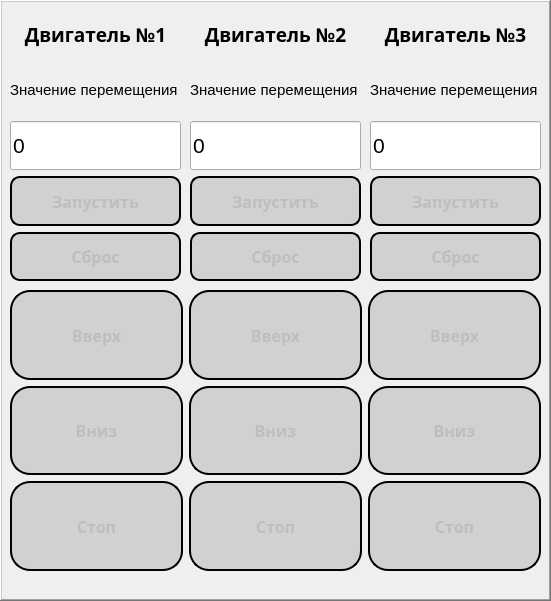
   <widget class="QFrame" name="frame_3">
    <property name="geometry">
     <rect>
      <x>10</x>
      <y>90</y>
      <width>551</width>
      <height>601</height>
     </rect>
    </property>
    <property name="autoFillBackground">
     <bool>true</bool>
    </property>
    <property name="frameShape">
     <enum>QFrame::WinPanel</enum>
    </property>
    <property name="frameShadow">
     <enum>QFrame::Raised</enum>
    </property>
    <widget class="QWidget" name="layoutWidget_3">
     <property name="geometry">
      <rect>
       <x>370</x>
       <y>10</y>
       <width>171</width>
       <height>271</height>
      </rect>
     </property>
     <layout class="QVBoxLayout" name="verticalLayout_5">
      <item>
       <widget class="QLabel" name="label_4">
        <property name="font">
         <font>
          <family>Arial Black</family>
          <pointsize>14</pointsize>
          <weight>75</weight>
          <bold>true</bold>
         </font>
        </property>
        <property name="text">
         <string>Двигатель №3</string>
        </property>
        <property name="alignment">
         <set>Qt::AlignCenter</set>
        </property>
       </widget>
      </item>
      <item>
       <widget class="QLabel" name="label_9">
        <property name="font">
         <font>
          <pointsize>11</pointsize>
          <weight>50</weight>
          <bold>false</bold>
         </font>
        </property>
        <property name="text">
         <string>Значение перемещения</string>
        </property>
       </widget>
      </item>
      <item>
       <widget class="QLineEdit" name="valueX_3">
        <property name="sizePolicy">
         <sizepolicy hsizetype="Expanding" vsizetype="Preferred">
          <horstretch>0</horstretch>
          <verstretch>0</verstretch>
         </sizepolicy>
        </property>
        <property name="font">
         <font>
          <pointsize>16</pointsize>
         </font>
        </property>
        <property name="layoutDirection">
         <enum>Qt::LeftToRight</enum>
        </property>
        <property name="text">
         <string>0</string>
        </property>
       </widget>
      </item>
      <item>
       <widget class="QPushButton" name="targetLaunch_3">
        <property name="enabled">
         <bool>false</bool>
        </property>
        <property name="sizePolicy">
         <sizepolicy hsizetype="Minimum" vsizetype="Preferred">
          <horstretch>0</horstretch>
          <verstretch>0</verstretch>
         </sizepolicy>
        </property>
        <property name="font">
         <font>
          <family>Arial Black</family>
          <pointsize>12</pointsize>
          <weight>75</weight>
          <bold>true</bold>
         </font>
        </property>
        <property name="styleSheet">
         <string notr="true">QPushButton{
border: 2px solid black;
border-radius: 10px;
background-color: rgb(209, 209, 209);
}
QPushButton:hover{
border: 2px solid black;
border-radius: 10px;
background-color:rgb(207, 238, 236);
}
QPushButton:checked{background-color:rgb(0,128,0); border: none}
</string>
        </property>
        <property name="text">
         <string>Запустить</string>
        </property>
        <property name="checkable">
         <bool>true</bool>
        </property>
       </widget>
      </item>
      <item>
       <widget class="QPushButton" name="resetTarget_3">
        <property name="enabled">
         <bool>false</bool>
        </property>
        <property name="sizePolicy">
         <sizepolicy hsizetype="Minimum" vsizetype="Preferred">
          <horstretch>0</horstretch>
          <verstretch>0</verstretch>
         </sizepolicy>
        </property>
        <property name="font">
         <font>
          <family>Arial Black</family>
          <pointsize>12</pointsize>
          <weight>75</weight>
          <bold>true</bold>
         </font>
        </property>
        <property name="styleSheet">
         <string notr="true">QPushButton{
border: 2px solid black;
border-radius: 10px;
background-color: rgb(209, 209, 209);
}
QPushButton:hover{
border: 2px solid black;
border-radius: 10px;
background-color:rgb(207, 238, 236);
}
</string>
        </property>
        <property name="text">
         <string>Сброс</string>
        </property>
       </widget>
      </item>
     </layout>
    </widget>
    <widget class="QWidget" name="layoutWidget">
     <property name="geometry">
      <rect>
       <x>10</x>
       <y>10</y>
       <width>171</width>
       <height>271</height>
      </rect>
     </property>
     <layout class="QVBoxLayout" name="verticalLayout">
      <item>
       <widget class="QLabel" name="label">
        <property name="font">
         <font>
          <family>Arial Black</family>
          <pointsize>14</pointsize>
          <weight>75</weight>
          <bold>true</bold>
         </font>
        </property>
        <property name="text">
         <string>Двигатель №1</string>
        </property>
        <property name="alignment">
         <set>Qt::AlignCenter</set>
        </property>
       </widget>
      </item>
      <item>
       <widget class="QLabel" name="label_2">
        <property name="font">
         <font>
          <pointsize>11</pointsize>
         </font>
        </property>
        <property name="text">
         <string>Значение перемещения</string>
        </property>
       </widget>
      </item>
      <item>
       <widget class="QLineEdit" name="valueX_1">
        <property name="sizePolicy">
         <sizepolicy hsizetype="Expanding" vsizetype="Preferred">
          <horstretch>0</horstretch>
          <verstretch>0</verstretch>
         </sizepolicy>
        </property>
        <property name="font">
         <font>
          <pointsize>16</pointsize>
         </font>
        </property>
        <property name="layoutDirection">
         <enum>Qt::LeftToRight</enum>
        </property>
        <property name="text">
         <string>0</string>
        </property>
       </widget>
      </item>
      <item>
       <widget class="QPushButton" name="targetLaunch_1">
        <property name="enabled">
         <bool>false</bool>
        </property>
        <property name="sizePolicy">
         <sizepolicy hsizetype="Minimum" vsizetype="Preferred">
          <horstretch>0</horstretch>
          <verstretch>0</verstretch>
         </sizepolicy>
        </property>
        <property name="font">
         <font>
          <family>Arial Black</family>
          <pointsize>12</pointsize>
          <weight>75</weight>
          <bold>true</bold>
         </font>
        </property>
        <property name="styleSheet">
         <string notr="true">QPushButton{
border: 2px solid black;
border-radius: 10px;
background-color: rgb(209, 209, 209);
}
QPushButton:hover{
border: 2px solid black;
border-radius: 10px;
background-color:rgb(207, 238, 236);
}
QPushButton:checked{background-color:rgb(0,128,0); border: none}
</string>
        </property>
        <property name="text">
         <string>Запустить</string>
        </property>
        <property name="checkable">
         <bool>true</bool>
        </property>
       </widget>
      </item>
      <item>
       <widget class="QPushButton" name="resetTarget_1">
        <property name="enabled">
         <bool>false</bool>
        </property>
        <property name="sizePolicy">
         <sizepolicy hsizetype="Minimum" vsizetype="Preferred">
          <horstretch>0</horstretch>
          <verstretch>0</verstretch>
         </sizepolicy>
        </property>
        <property name="font">
         <font>
          <family>Arial Black</family>
          <pointsize>12</pointsize>
          <weight>75</weight>
          <bold>true</bold>
         </font>
        </property>
        <property name="styleSheet">
         <string notr="true">QPushButton{
border: 2px solid black;
border-radius: 10px;
background-color: rgb(209, 209, 209);
}
QPushButton:hover{
border: 2px solid black;
border-radius: 10px;
background-color:rgb(207, 238, 236);
}
</string>
        </property>
        <property name="text">
         <string>Сброс</string>
        </property>
       </widget>
      </item>
     </layout>
    </widget>
    <widget class="QWidget" name="layoutWidget_2">
     <property name="geometry">
      <rect>
       <x>190</x>
       <y>10</y>
       <width>171</width>
       <height>271</height>
      </rect>
     </property>
     <layout class="QVBoxLayout" name="verticalLayout_4">
      <item>
       <widget class="QLabel" name="label_3">
        <property name="font">
         <font>
          <family>Arial Black</family>
          <pointsize>14</pointsize>
          <weight>75</weight>
          <bold>true</bold>
         </font>
        </property>
        <property name="text">
         <string>Двигатель №2</string>
        </property>
        <property name="alignment">
         <set>Qt::AlignCenter</set>
        </property>
       </widget>
      </item>
      <item>
       <widget class="QLabel" name="label_8">
        <property name="font">
         <font>
          <pointsize>11</pointsize>
          <weight>50</weight>
          <bold>false</bold>
         </font>
        </property>
        <property name="text">
         <string>Значение перемещения</string>
        </property>
       </widget>
      </item>
      <item>
       <widget class="QLineEdit" name="valueX_2">
        <property name="sizePolicy">
         <sizepolicy hsizetype="Expanding" vsizetype="Preferred">
          <horstretch>0</horstretch>
          <verstretch>0</verstretch>
         </sizepolicy>
        </property>
        <property name="font">
         <font>
          <pointsize>16</pointsize>
         </font>
        </property>
        <property name="layoutDirection">
         <enum>Qt::LeftToRight</enum>
        </property>
        <property name="text">
         <string>0</string>
        </property>
       </widget>
      </item>
      <item>
       <widget class="QPushButton" name="targetLaunch_2">
        <property name="enabled">
         <bool>false</bool>
        </property>
        <property name="sizePolicy">
         <sizepolicy hsizetype="Minimum" vsizetype="Preferred">
          <horstretch>0</horstretch>
          <verstretch>0</verstretch>
         </sizepolicy>
        </property>
        <property name="font">
         <font>
          <family>Arial Black</family>
          <pointsize>12</pointsize>
          <weight>75</weight>
          <bold>true</bold>
         </font>
        </property>
        <property name="styleSheet">
         <string notr="true">QPushButton{
border: 2px solid black;
border-radius: 10px;
background-color: rgb(209, 209, 209);
}
QPushButton:hover{
border: 2px solid black;
border-radius: 10px;
background-color:rgb(207, 238, 236);
}
QPushButton:checked{background-color:rgb(0,128,0); border: none}
</string>
        </property>
        <property name="text">
         <string>Запустить</string>
        </property>
        <property name="checkable">
         <bool>true</bool>
        </property>
       </widget>
      </item>
      <item>
       <widget class="QPushButton" name="resetTarget_2">
        <property name="enabled">
         <bool>false</bool>
        </property>
        <property name="sizePolicy">
         <sizepolicy hsizetype="Minimum" vsizetype="Preferred">
          <horstretch>0</horstretch>
          <verstretch>0</verstretch>
         </sizepolicy>
        </property>
        <property name="font">
         <font>
          <family>Arial Black</family>
          <pointsize>12</pointsize>
          <weight>75</weight>
          <bold>true</bold>
         </font>
        </property>
        <property name="styleSheet">
         <string notr="true">QPushButton{
border: 2px solid black;
border-radius: 10px;
background-color: rgb(209, 209, 209);
}
QPushButton:hover{
border: 2px solid black;
border-radius: 10px;
background-color:rgb(207, 238, 236);
}
</string>
        </property>
        <property name="text">
         <string>Сброс</string>
        </property>
       </widget>
      </item>
     </layout>
    </widget>
    <widget class="QWidget" name="layoutWidget">
     <property name="geometry">
      <rect>
       <x>10</x>
       <y>290</y>
       <width>531</width>
       <height>281</height>
      </rect>
     </property>
     <layout class="QHBoxLayout" name="horizontalLayout_2">
      <item>
       <layout class="QGridLayout" name="gridLayout">
        <item row="3" column="0">
         <widget class="QPushButton" name="stepper1Down">
          <property name="enabled">
           <bool>false</bool>
          </property>
          <property name="sizePolicy">
           <sizepolicy hsizetype="Minimum" vsizetype="Preferred">
            <horstretch>0</horstretch>
            <verstretch>0</verstretch>
           </sizepolicy>
          </property>
          <property name="font">
           <font>
            <family>Arial Black</family>
            <pointsize>12</pointsize>
            <weight>75</weight>
            <bold>true</bold>
           </font>
          </property>
          <property name="styleSheet">
           <string notr="true">QPushButton{
border: 2px solid black;
border-radius: 20px;
background-color: rgb(209, 209, 209);
}
QPushButton:hover{
border: 2px solid black;
border-radius: 20px;
background-color:rgb(207, 238, 236);
}
QPushButton:checked{background-color:rgb(0,128,0); border: none}
</string>
          </property>
          <property name="text">
           <string>Вниз</string>
          </property>
          <property name="checkable">
           <bool>true</bool>
          </property>
         </widget>
        </item>
        <item row="2" column="0">
         <widget class="QPushButton" name="stepper1Up">
          <property name="enabled">
           <bool>false</bool>
          </property>
          <property name="sizePolicy">
           <sizepolicy hsizetype="Minimum" vsizetype="Preferred">
            <horstretch>0</horstretch>
            <verstretch>0</verstretch>
           </sizepolicy>
          </property>
          <property name="font">
           <font>
            <family>Arial Black</family>
            <pointsize>12</pointsize>
            <weight>75</weight>
            <bold>true</bold>
           </font>
          </property>
          <property name="styleSheet">
           <string notr="true">QPushButton{
border: 2px solid black;
border-radius: 20px;
background-color: rgb(209, 209, 209);
}
QPushButton:hover{
border: 2px solid black;
border-radius: 20px;
background-color:rgb(207, 238, 236);
}
QPushButton:checked{background-color:rgb(0,128,0); border: none}
</string>
          </property>
          <property name="text">
           <string>Вверх</string>
          </property>
          <property name="checkable">
           <bool>true</bool>
          </property>
          <property name="checked">
           <bool>false</bool>
          </property>
          <property name="autoDefault">
           <bool>false</bool>
          </property>
          <property name="default">
           <bool>false</bool>
          </property>
          <property name="flat">
           <bool>false</bool>
          </property>
         </widget>
        </item>
        <item row="4" column="0">
         <widget class="QPushButton" name="stepper1Stop">
          <property name="enabled">
           <bool>false</bool>
          </property>
          <property name="sizePolicy">
           <sizepolicy hsizetype="Minimum" vsizetype="Preferred">
            <horstretch>0</horstretch>
            <verstretch>0</verstretch>
           </sizepolicy>
          </property>
          <property name="font">
           <font>
            <family>Arial Black</family>
            <pointsize>12</pointsize>
            <weight>75</weight>
            <bold>true</bold>
           </font>
          </property>
          <property name="styleSheet">
           <string notr="true">QPushButton{
border: 2px solid black;
border-radius: 20px;
background-color: rgb(209, 209, 209);
}
QPushButton:hover{
border: 2px solid black;
border-radius: 20px;
background-color:rgb(207, 238, 236);
}
</string>
          </property>
          <property name="text">
           <string>Стоп</string>
          </property>
         </widget>
        </item>
       </layout>
      </item>
      <item>
       <layout class="QGridLayout" name="gridLayout_2">
        <item row="2" column="0">
         <widget class="QPushButton" name="stepper2Down">
          <property name="enabled">
           <bool>false</bool>
          </property>
          <property name="sizePolicy">
           <sizepolicy hsizetype="Minimum" vsizetype="Preferred">
            <horstretch>0</horstretch>
            <verstretch>0</verstretch>
           </sizepolicy>
          </property>
          <property name="font">
           <font>
            <family>Arial Black</family>
            <pointsize>12</pointsize>
            <weight>75</weight>
            <bold>true</bold>
           </font>
          </property>
          <property name="styleSheet">
           <string notr="true">QPushButton{
border: 2px solid black;
border-radius: 20px;
background-color: rgb(209, 209, 209);
}
QPushButton:hover{
border: 2px solid black;
border-radius: 20px;
background-color:rgb(207, 238, 236);
}
QPushButton:checked{background-color:rgb(0,128,0); border: none}
</string>
          </property>
          <property name="text">
           <string>Вниз</string>
          </property>
          <property name="checkable">
           <bool>true</bool>
          </property>
         </widget>
        </item>
        <item row="1" column="0">
         <widget class="QPushButton" name="stepper2Up">
          <property name="enabled">
           <bool>false</bool>
          </property>
          <property name="sizePolicy">
           <sizepolicy hsizetype="Minimum" vsizetype="Preferred">
            <horstretch>0</horstretch>
            <verstretch>0</verstretch>
           </sizepolicy>
          </property>
          <property name="font">
           <font>
            <family>Arial Black</family>
            <pointsize>12</pointsize>
            <weight>75</weight>
            <bold>true</bold>
           </font>
          </property>
          <property name="styleSheet">
           <string notr="true">QPushButton{
border: 2px solid black;
border-radius: 20px;
background-color: rgb(209, 209, 209);
}
QPushButton:hover{
border: 2px solid black;
border-radius: 20px;
background-color:rgb(207, 238, 236);
}
QPushButton:checked{background-color:rgb(0,128,0); border: none}
</string>
          </property>
          <property name="text">
           <string>Вверх</string>
          </property>
          <property name="checkable">
           <bool>true</bool>
          </property>
          <property name="checked">
           <bool>false</bool>
          </property>
          <property name="autoDefault">
           <bool>false</bool>
          </property>
          <property name="default">
           <bool>false</bool>
          </property>
          <property name="flat">
           <bool>false</bool>
          </property>
         </widget>
        </item>
        <item row="3" column="0">
         <widget class="QPushButton" name="stepper2Stop">
          <property name="enabled">
           <bool>false</bool>
          </property>
          <property name="sizePolicy">
           <sizepolicy hsizetype="Minimum" vsizetype="Preferred">
            <horstretch>0</horstretch>
            <verstretch>0</verstretch>
           </sizepolicy>
          </property>
          <property name="font">
           <font>
            <family>Arial Black</family>
            <pointsize>12</pointsize>
            <weight>75</weight>
            <bold>true</bold>
           </font>
          </property>
          <property name="styleSheet">
           <string notr="true">QPushButton{
border: 2px solid black;
border-radius: 20px;
background-color: rgb(209, 209, 209);
}
QPushButton:hover{
border: 2px solid black;
border-radius: 20px;
background-color:rgb(207, 238, 236);
}
</string>
          </property>
          <property name="text">
           <string>Стоп</string>
          </property>
         </widget>
        </item>
       </layout>
      </item>
      <item>
       <layout class="QGridLayout" name="gridLayout_3">
        <item row="2" column="0">
         <widget class="QPushButton" name="stepper3Down">
          <property name="enabled">
           <bool>false</bool>
          </property>
          <property name="sizePolicy">
           <sizepolicy hsizetype="Minimum" vsizetype="Preferred">
            <horstretch>0</horstretch>
            <verstretch>0</verstretch>
           </sizepolicy>
          </property>
          <property name="font">
           <font>
            <family>Arial Black</family>
            <pointsize>12</pointsize>
            <weight>75</weight>
            <bold>true</bold>
           </font>
          </property>
          <property name="styleSheet">
           <string notr="true">QPushButton{
border: 2px solid black;
border-radius: 20px;
background-color: rgb(209, 209, 209);
}
QPushButton:hover{
border: 2px solid black;
border-radius: 20px;
background-color:rgb(207, 238, 236);
}
QPushButton:checked{background-color:rgb(0,128,0); border: none}
</string>
          </property>
          <property name="text">
           <string>Вниз</string>
          </property>
          <property name="checkable">
           <bool>true</bool>
          </property>
         </widget>
        </item>
        <item row="1" column="0">
         <widget class="QPushButton" name="stepper3Up">
          <property name="enabled">
           <bool>false</bool>
          </property>
          <property name="sizePolicy">
           <sizepolicy hsizetype="Minimum" vsizetype="Preferred">
            <horstretch>0</horstretch>
            <verstretch>0</verstretch>
           </sizepolicy>
          </property>
          <property name="font">
           <font>
            <family>Arial Black</family>
            <pointsize>12</pointsize>
            <weight>75</weight>
            <bold>true</bold>
           </font>
          </property>
          <property name="styleSheet">
           <string notr="true">QPushButton{
border: 2px solid black;
border-radius: 20px;
background-color: rgb(209, 209, 209);
}
QPushButton:hover{
border: 2px solid black;
border-radius: 20px;
background-color:rgb(207, 238, 236);
}
QPushButton:checked{background-color:rgb(0,128,0); border: none}
</string>
          </property>
          <property name="text">
           <string>Вверх</string>
          </property>
          <property name="checkable">
           <bool>true</bool>
          </property>
          <property name="checked">
           <bool>false</bool>
          </property>
          <property name="autoDefault">
           <bool>false</bool>
          </property>
          <property name="default">
           <bool>false</bool>
          </property>
          <property name="flat">
           <bool>false</bool>
          </property>
         </widget>
        </item>
        <item row="3" column="0">
         <widget class="QPushButton" name="stepper3Stop">
          <property name="enabled">
           <bool>false</bool>
          </property>
          <property name="sizePolicy">
           <sizepolicy hsizetype="Minimum" vsizetype="Preferred">
            <horstretch>0</horstretch>
            <verstretch>0</verstretch>
           </sizepolicy>
          </property>
          <property name="font">
           <font>
            <family>Arial Black</family>
            <pointsize>12</pointsize>
            <weight>75</weight>
            <bold>true</bold>
           </font>
          </property>
          <property name="styleSheet">
           <string notr="true">QPushButton{
border: 2px solid black;
border-radius: 20px;
background-color: rgb(209, 209, 209);
}
QPushButton:hover{
border: 2px solid black;
border-radius: 20px;
background-color:rgb(207, 238, 236);
}
</string>
          </property>
          <property name="text">
           <string>Стоп</string>
          </property>
         </widget>
        </item>
       </layout>
      </item>
     </layout>
    </widget>
   </widget>
